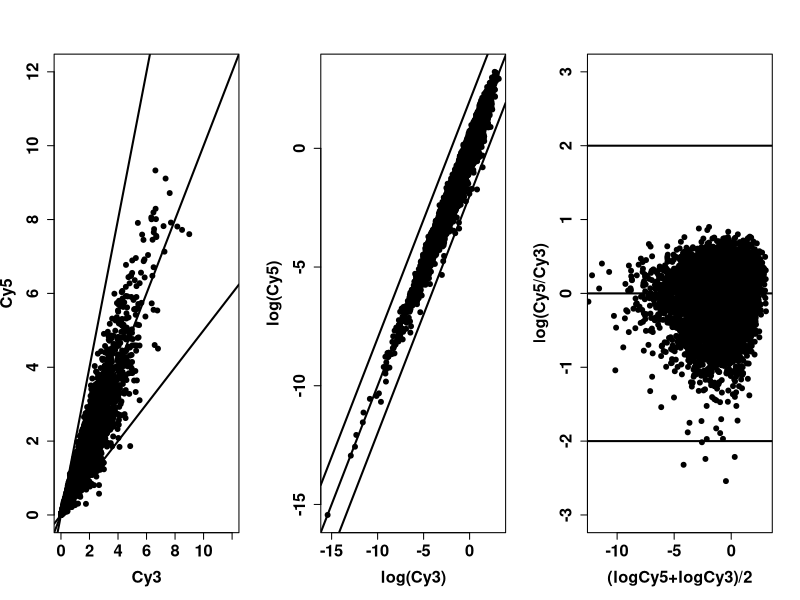

Reproduce this figure in R.
## This file accompanies the course 732A51 Bioinformatics 

## This software comes AS IS in the hope that it will be useful WITHOUT ANY WARRANTY, 
## NOT even the implied warranty of MERCHANTABILITY or FITNESS FOR A PARTICULAR PURPOSE. 
## Please understand that there may still be bugs and errors. Use it at your own risk. 
## We take no responsibility for any errors or omissions in this code or for any misfortune 
## that may befall you or others as a result of its use. Please send comments and report 
## bugs to Krzysztof Bartoszek at krzbar@protonmail.ch .


yx<-function(x,sdscale){abs(sapply(x,function(u,sdscale){rnorm(1,u,u/sdscale)},sdscale=sdscale,simplify=TRUE))};

plotlim<-12;sdscale<-4.5;plotlim2<-3

Cy3<-rexp(10000);
Cy5<-yx(Cy3,sdscale)
M<-log2(Cy5/Cy3);A<-(log2(Cy5)+log2(Cy3))/2

png("IdealMicroarray.png", width = 3*480, height = 480)
par(mfrow=c(1,3))
plot(Cy3,Cy5,pch=19,xlim=c(0,plotlim),ylim=c(0,plotlim),font.lab=2,xlab="Cy3",ylab="Cy5",cex.lab=1.5,cex.axis=1.5,font.axis=2);abline(a=0,b=0.5,lwd=2);abline(a=0,b=2,lwd=2);abline(a=0,b=1,lwd=2)
plot(log2(Cy3),log2(Cy5),pch=19,font.lab=2,xlab="log(Cy3)",ylab="log(Cy5)",cex.lab=1.5,cex.axis=1.5,font.axis=2);abline(a=-2,b=1,lwd=2);abline(a=2,b=1,lwd=2);abline(a=0,b=1,lwd=2)
plot(A,M,pch=19,font.lab=2,xlab="(logCy5+logCy3)/2",ylab="log(Cy5/Cy3)",xlim=c(-4*plotlim2,plotlim2),ylim=c(-plotlim2,plotlim2),cex.lab=1.5,cex.axis=1.5,font.axis=2);abline(a=2,b=0,lwd=2);abline(a=-2,b=0,lwd=2);abline(a=0,b=0,lwd=2)
dev.off()